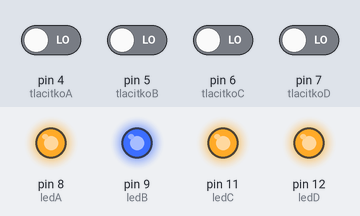
Bench run of a sketch on a simulated Arduino Uno, built with avr-gcc and run on an emulated ATmega328P. On the bench: output pins drawn as LEDs (lit = HIGH). Dashed ring = blinking. Inputs (shaded band) come from the test bench; at power-on: pin 4 (tlacitkoA), pin 5 (tlacitkoB), pin 6 (tlacitkoC), pin 7 (tlacitkoD) LOW. No radio packets arrive unless stated.

Above: at 1.2 s.
1.3 s: pin 4 (tlacitkoA) driven HIGH
At 1.7 s:
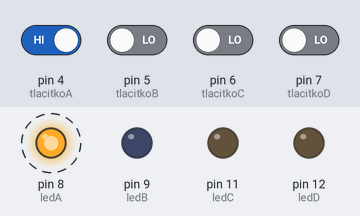
Timing chart, 0 to 10.3 s (numbered marks = the images above; inputs shaded):
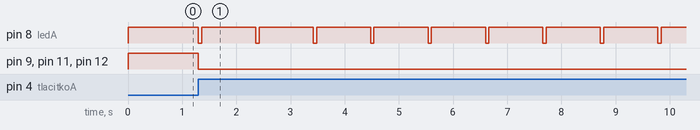

Measured:
- after the input at 1.3 s, pin 8 (ledA): alternates HIGH for 1.0 s and LOW for 0.06 s, starting at once; pin 9 (ledB), pin 11 (ledC), pin 12 (ledD): HIGH → LOW at once

The sketch:

radioVysilac3.ino
```cpp
#include <VirtualWire.h>

const int vys = 2;
int sig[1];           //počet integerů, který posílám (mně stačí jeden)
const int tlacitkoA = 4;
const int tlacitkoB = 5;
const int tlacitkoC = 6;
const int tlacitkoD = 7;
int A = 0;
int B = 0;
int C = 0;
int D = 0;
const int ledA = 8;
const int ledB = 9;
const int ledC = 11;  // (desítka blbne)
const int ledD = 12;

void setup() {
  vw_set_ptt_inverted(true);
  vw_setup(900);
  vw_set_tx_pin(vys);

  pinMode(tlacitkoA, INPUT);
  pinMode(tlacitkoB, INPUT);
  pinMode(tlacitkoC, INPUT);
  pinMode(tlacitkoD, INPUT);
  pinMode(ledA, OUTPUT);
  pinMode(ledB, OUTPUT);
  pinMode(ledC, OUTPUT);
  pinMode(ledD, OUTPUT);

  digitalWrite(ledA,HIGH);
  digitalWrite(ledB,HIGH);
  digitalWrite(ledC,HIGH);
  digitalWrite(ledD,HIGH);
  sig[0] = 0;
}

void loop() {
  A = digitalRead(tlacitkoA);
  B = digitalRead(tlacitkoB);
  C = digitalRead(tlacitkoC);
  D = digitalRead(tlacitkoD);

  if(A == HIGH) {
    digitalWrite(ledB,LOW);
    digitalWrite(ledC,LOW);
    digitalWrite(ledD,LOW);
    sig[0] = 1;
    for(int i=0; i<20; i++) {
      digitalWrite(ledA,LOW);
      vw_send( (uint8_t *)sig, sizeof(sig));
      vw_wait_tx();             // počkej na konec zprávy
      digitalWrite(ledA,HIGH);
      delay(1000);
    }
  }
  else if(B == HIGH) {
    digitalWrite(ledA,LOW);
    digitalWrite(ledC,LOW);
    digitalWrite(ledD,LOW);
    sig[0] = 2;
    for(int i=0; i<20; i++) {
      digitalWrite(ledB,LOW);
      vw_send( (uint8_t *)sig, sizeof(sig));
      vw_wait_tx();             // počkej na konec zprávy
      digitalWrite(ledB,HIGH);
      delay(1000);
    }
  }
  else if(C == HIGH) {
    digitalWrite(ledA,LOW);
    digitalWrite(ledB,LOW);
    digitalWrite(ledD,LOW);
    sig[0] = 3;
    for(int i=0; i<20; i++) {
      digitalWrite(ledC,LOW);
      vw_send( (uint8_t *)sig, sizeof(sig));
      vw_wait_tx();             // počkej na konec zprávy
      digitalWrite(ledC,HIGH);
      delay(1000);
    }
  }
  else if(D == HIGH) {
    digitalWrite(ledA,LOW);
    digitalWrite(ledB,LOW);
    digitalWrite(ledC,LOW);
    sig[0] = 4;
    for(int i=0; i<20; i++) {
      digitalWrite(ledD,LOW);
      vw_send( (uint8_t *)sig, sizeof(sig));
      vw_wait_tx();             // počkej na konec zprávy
      digitalWrite(ledD,HIGH);
      delay(1000);
    }
  }
}
```
